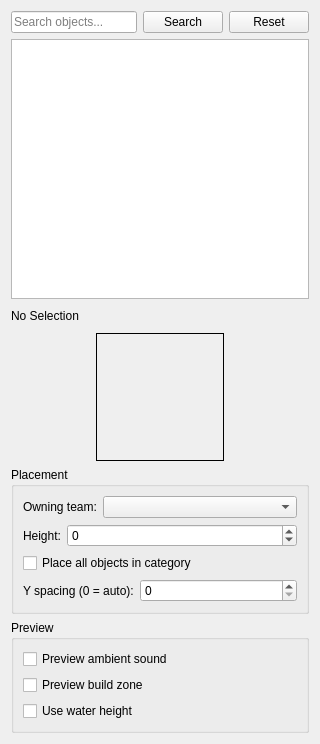
<?xml version="1.0" encoding="UTF-8"?>
<ui version="4.0">
 <class>WBQtObjectPanel</class>
 <widget class="QWidget" name="WBQtObjectPanel">
  <property name="geometry">
   <rect>
    <x>0</x>
    <y>0</y>
    <width>320</width>
    <height>620</height>
   </rect>
  </property>
  <property name="windowTitle">
   <string>Object Options</string>
  </property>
  <layout class="QVBoxLayout" name="rootLayout" stretch="0,3,0,0,0,0">
   <item>
    <layout class="QHBoxLayout" name="searchRow" stretch="1,0,0">
     <item>
      <widget class="QLineEdit" name="search">
       <property name="placeholderText">
        <string>Search objects...</string>
       </property>
      </widget>
     </item>
     <item>
      <widget class="QPushButton" name="searchBtn">
       <property name="text">
        <string>Search</string>
       </property>
      </widget>
     </item>
     <item>
      <widget class="QPushButton" name="resetBtn">
       <property name="text">
        <string>Reset</string>
       </property>
      </widget>
     </item>
    </layout>
   </item>
   <item>
    <widget class="QTreeWidget" name="tree">
     <property name="sizePolicy">
      <sizepolicy hsizetype="Preferred" vsizetype="Expanding">
       <horstretch>0</horstretch>
       <verstretch>0</verstretch>
      </sizepolicy>
     </property>
     <property name="minimumSize">
      <size>
       <width>0</width>
       <height>260</height>
      </size>
     </property>
     <property name="headerHidden">
      <bool>true</bool>
     </property>
     <column>
      <property name="text">
       <string notr="true">1</string>
      </property>
     </column>
    </widget>
   </item>
   <item>
    <layout class="QHBoxLayout" name="nameRow" stretch="1,0">
     <item>
      <widget class="QLabel" name="nameLabel">
       <property name="text">
        <string>No Selection</string>
       </property>
      </widget>
     </item>
     <item>
      <widget class="QToolButton" name="copyNameBtn">
       <property name="toolTip">
        <string>Copy the object name to the clipboard</string>
       </property>
       <property name="autoRaise">
        <bool>true</bool>
       </property>
       <property name="maximumSize">
        <size>
         <width>22</width>
         <height>22</height>
        </size>
       </property>
      </widget>
     </item>
    </layout>
   </item>
   <item alignment="Qt::AlignHCenter">
    <widget class="QLabel" name="preview">
     <property name="minimumSize">
      <size>
       <width>128</width>
       <height>128</height>
      </size>
     </property>
     <property name="maximumSize">
      <size>
       <width>128</width>
       <height>128</height>
      </size>
     </property>
     <property name="frameShape">
      <enum>QFrame::Box</enum>
     </property>
     <property name="alignment">
      <set>Qt::AlignCenter</set>
     </property>
    </widget>
   </item>
   <item>
    <widget class="QGroupBox" name="placeBox">
     <property name="title">
      <string>Placement</string>
     </property>
     <layout class="QVBoxLayout" name="placeLay">
      <item>
       <layout class="QHBoxLayout" name="teamRow" stretch="0,1">
        <item>
         <widget class="QLabel" name="teamLabel">
          <property name="text">
           <string>Owning team:</string>
          </property>
         </widget>
        </item>
        <item>
         <widget class="QComboBox" name="team"/>
        </item>
       </layout>
      </item>
      <item>
       <layout class="QHBoxLayout" name="heightRow" stretch="0,1">
        <item>
         <widget class="QLabel" name="heightLabel">
          <property name="text">
           <string>Height:</string>
          </property>
         </widget>
        </item>
        <item>
         <widget class="QSpinBox" name="height">
          <property name="minimum">
           <number>-1000000</number>
          </property>
          <property name="maximum">
           <number>1000000</number>
          </property>
         </widget>
        </item>
       </layout>
      </item>
      <item>
       <widget class="QCheckBox" name="placeAll">
        <property name="toolTip">
         <string>One click places every object from the selected object's
tree category (e.g. GLA &gt; VEHICLE) in a grid. A single Undo
removes the whole batch.</string>
        </property>
        <property name="text">
         <string>Place all objects in category</string>
        </property>
       </widget>
      </item>
      <item>
       <layout class="QHBoxLayout" name="ySpacingRow" stretch="0,1">
        <item>
         <widget class="QLabel" name="ySpacingLabel">
          <property name="text">
           <string>Y spacing (0 = auto):</string>
          </property>
         </widget>
        </item>
        <item>
         <widget class="QSpinBox" name="placeAllYSpacing">
          <property name="toolTip">
           <string>Row spacing (world units) between the placed objects.
0 uses the automatic footprint-based spacing.</string>
          </property>
          <property name="maximum">
           <number>10000</number>
          </property>
         </widget>
        </item>
       </layout>
      </item>
     </layout>
    </widget>
   </item>
   <item>
    <widget class="QGroupBox" name="optBox">
     <property name="title">
      <string>Preview</string>
     </property>
     <layout class="QVBoxLayout" name="optLay">
      <item>
       <widget class="QCheckBox" name="previewSound">
        <property name="text">
         <string>Preview ambient sound</string>
        </property>
       </widget>
      </item>
      <item>
       <widget class="QCheckBox" name="previewBuildZone">
        <property name="text">
         <string>Preview build zone</string>
        </property>
       </widget>
      </item>
      <item>
       <widget class="QCheckBox" name="useWaterHeight">
        <property name="text">
         <string>Use water height</string>
        </property>
       </widget>
      </item>
     </layout>
    </widget>
   </item>
  </layout>
 </widget>
 <resources/>
 <connections/>
</ui>
